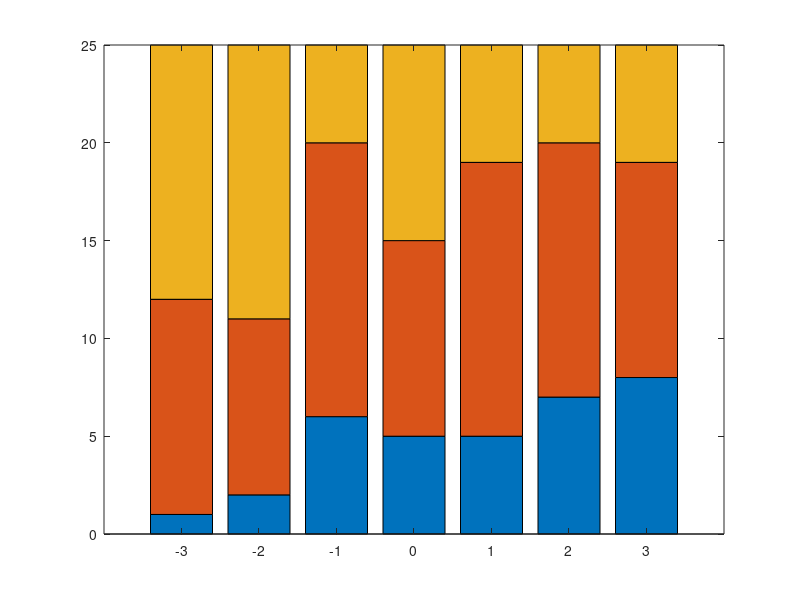

Reproduce this figure in MATLAB. (Note: this script raises an error after producing the figure.)
clear; clc;

x = [-3 -2 -1 0 1 2 3]';
Y = [1 11 13; 2 9 14; 6 14 5; 5 10 10; 5 14 6; 7 13 5;...
    8 11 6];
bar(x,Y,'stacked'); ylim([0 25]);

% Now fit a nominal model for the individual response 
% category probabilities, with separate slopes on the
% single predictor variable, x, for each
% category:

% The first row of betaHatNom contains the intercept terms 
% for the first two response categories.  The second row 
% contains the slopes.
betaHatNom = mnrfit(x,Y,'model','nominal',...
'interactions','on')

% Compute the predicted probabilities for the three 
% response categories:
xx = linspace(-4,4)';
pHatNom = mnrval(betaHatNom,xx,'model','nominal',...
'interactions','on');
line(xx,cumsum(25*pHatNom,2),'LineWidth',2);

% The first two elements of betaHatOrd are the
% intercept terms for the first two response categories.
% The last element of betaHatOrd is the common slope.
betaHatOrd = mnrfit(x,Y,'model','ordinal',...
 'interactions','off')

% Compute the predicted cumulative probabilities for the
% first two response categories.  The cumulative
% probability for the third category is always 1.
pHatOrd = mnrval(betaHatOrd,xx,'type','cumulative',...
'model','ordinal','interactions','off');
bar(x,cumsum(Y,2),'grouped'); ylim([0 25]);
line(xx,25*pHatOrd,'LineWidth',2);